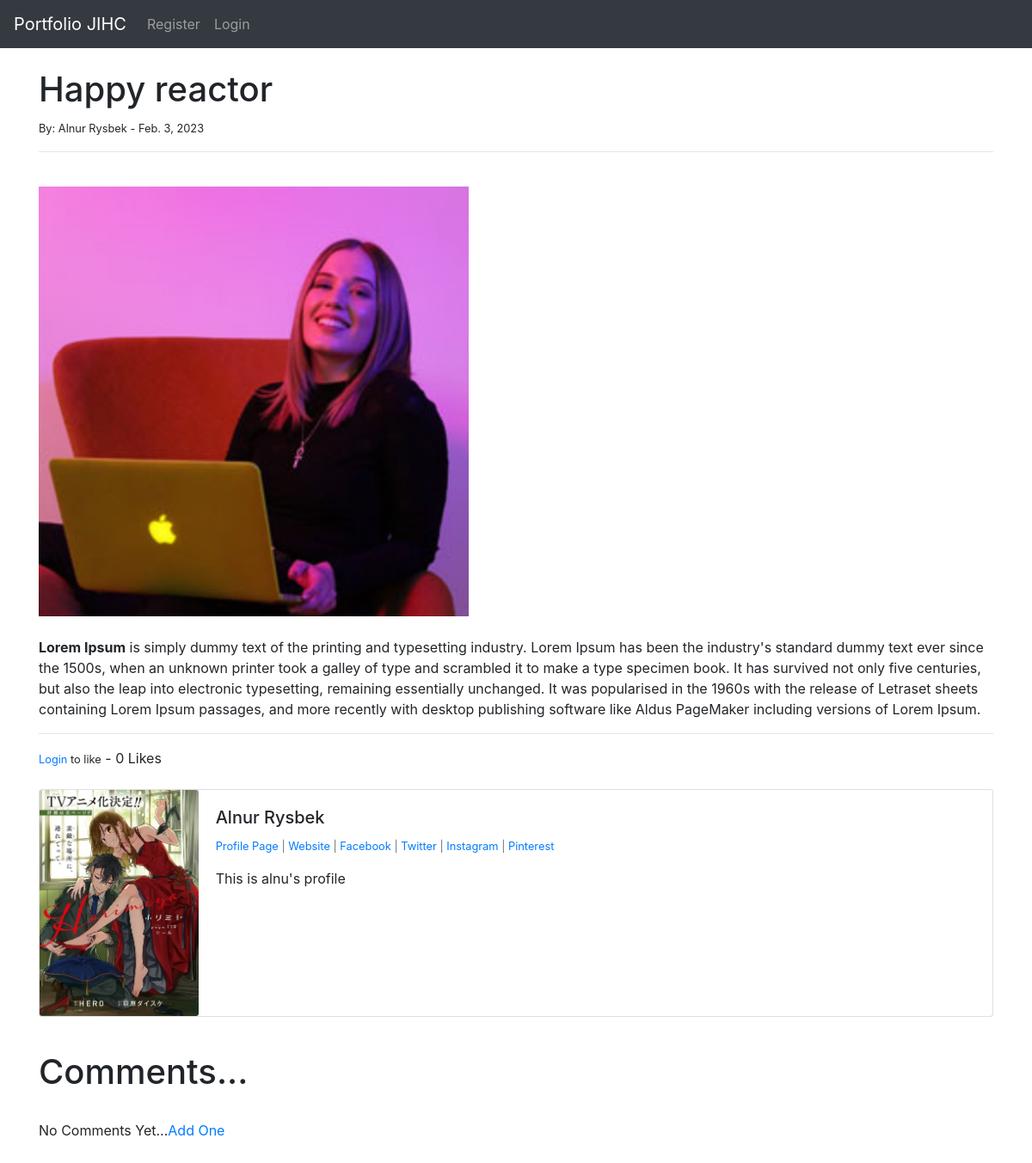
Page /article/3 on the committed database.
### theblog/models.py (models this page shows, shortened)
class Post(models.Model):
	title = models.CharField(max_length=255)
	header_image = models.ImageField(null=True, blank=True, upload_to="images/")
	title_tag = models.CharField(max_length=255)
	author = models.ForeignKey(User, on_delete=models.CASCADE)
	body = RichTextField(blank=True, null=True)
	post_date = models.DateField(auto_now_add=True)
	category = models.ForeignKey(Category, on_delete=models.CASCADE, null=True)
	snippet = models.CharField(max_length=255)
	likes = models.ManyToManyField(User, related_name='blog_posts')
	def total_likes(self):
		return self.likes.count()

class Profile(models.Model):
	user = models.OneToOneField(User, null=True, on_delete=models.CASCADE)
	bio = models.TextField()
	profile_pic = models.ImageField(null=True, blank=True, upload_to="images/profile/")
	website_url = models.CharField(max_length=255, null=True, blank=True)
	facebook_url = models.CharField(max_length=255, null=True, blank=True)
	twitter_url = models.CharField(max_length=255, null=True, blank=True)
	instagram_url = models.CharField(max_length=255, null=True, blank=True)
	pinterest_url = models.CharField(max_length=255, null=True, blank=True)

### theblog/views.py (the view)
# urls.py: path('article/<int:pk>', ArticleDetailView.as_view(), name='article-detail'),
class ArticleDetailView(DetailView):
	model = Post
	template_name = 'article_details.html'
	def get_context_data(self, *args, **kwargs):
		context = super(ArticleDetailView, self).get_context_data(*args, **kwargs)
		stuff = get_object_or_404(Post, id=self.kwargs['pk'])
		total_likes = stuff.total_likes()
		liked = False
		if stuff.likes.filter(id=self.request.user.id).exists():
			liked = True
		context["total_likes"] = total_likes
		context["liked"] = liked
		return context

### theblog/templates/article_details.html (shortened to what this page needs)
{% extends 'base.html' %}
{% load static %}
{% block content %}
	<h1>{{ post.title }}</h1>
	<small>By:
		{{ post.author.first_name }}
		{{ post.author.last_name }} -
		{{ post.post_date }}
	</small><br/>
	<hr>
	<br/>
	{% if post.header_image %}
		<img width="500" src="{{ post.header_image.url }}">
	{% endif %}
	<br/><br/>
	{{ post.body|safe }}
	<hr>
	<form action="{% url 'like_post' post.pk %}" method="POST">
	{% if user.is_authenticated %}
		{% if liked %}
			<button type="submit", name="post_id", value="{{ post.id }}", class="btn btn-danger btn-sm">Unlike</button>
		{% else %}
			<button type="submit", name="post_id", value="{{ post.id }}", class="btn btn-primary btn-sm">Like</button>
		{% endif %}
	{% else %}
		<small><a href="{% url 'login' %}">Login</a> to like</small>
	{% endif %}
		- {{ total_likes }} Likes
	</form>
<br/>
<div class="card mb-3">
  <div class="row no-gutters">
    <div class="col-md-2">
{% if post.author.profile.profile_pic %}
      <img src="{{ post.author.profile.profile_pic.url }}" class="card-img">
{% else %}
	<img src="{% static 'theblog/images/default_profile_pic.png' %}" class="card-img">
{% endif %}
    </div>
    <div class="col-md-10">
      <div class="card-body">
        <h5 class="card-title">
        	{{ post.author.first_name }}
			{{ post.author.last_name }}
		</h5>
<p class="small text-muted">
	<a href="{% url 'show_profile_page' post.author.profile.id %}">Profile Page</a>
	{% if post.author.profile.website_url %}
		| <a href="{{ post.author.profile.website_url }}">  Website</a>
	{% endif %}
	{% if post.author.profile.facebook_url %}
		 | <a href="{{ post.author.profile.facebook_url }}">Facebook</a>
	{% endif %}
	{% if post.author.profile.twitter_url %}
		| <a href="{{ post.author.profile.twitter_url }}">Twitter</a>
	{% endif %}
	{% if post.author.profile.instagram_url %}
		| <a href="{{ post.author.profile.instagram_url }}">Instagram</a>
	{% endif %}
	{% if post.author.profile.pinterest_url %}
		| <a href="{{ post.author.profile.pinterest_url }}">Pinterest</a>
	{% endif %}
</p>
<p class="card-text">
        	{{ post.author.profile.bio }}
        </p>
      </div>
    </div>
  </div>
</div>
<br/>
<h1>Comments...</h1>
<br/>
{% if not post.comments.all %}
	No Comments Yet...<a href="{% url 'add_comment' post.pk %}">Add One</a>
{% endif %}
<br/>
<br/><br/>
{% endblock %}

### rows in the picture
Post: title "Happy reactor", author.first_name "Alnur", author.last_name "Rysbek", post_date "Feb. 3, 2023", header_image (picture), body "Lorem Ipsum is simply dummy text of the printing and typesetting industry. Lorem Ipsum has been the industry's standard dummy text ever since the 1500s, when an unknown printer took a galley of type and scrambled it to make a type specimen book. It has survived not only five centuries, but also the leap into electronic typesetting, remaining essentially unchanged. It was popularised in the 1960s with the release of Letraset sheets containing Lorem Ipsum passages, and more recently with desktop publishing software like Aldus PageMaker including versions of Lorem Ipsum.", author.profile.profile_pic (picture), author.profile.bio "This is alnu's profile"

### other values in the picture
{{ total_likes }} "0"
